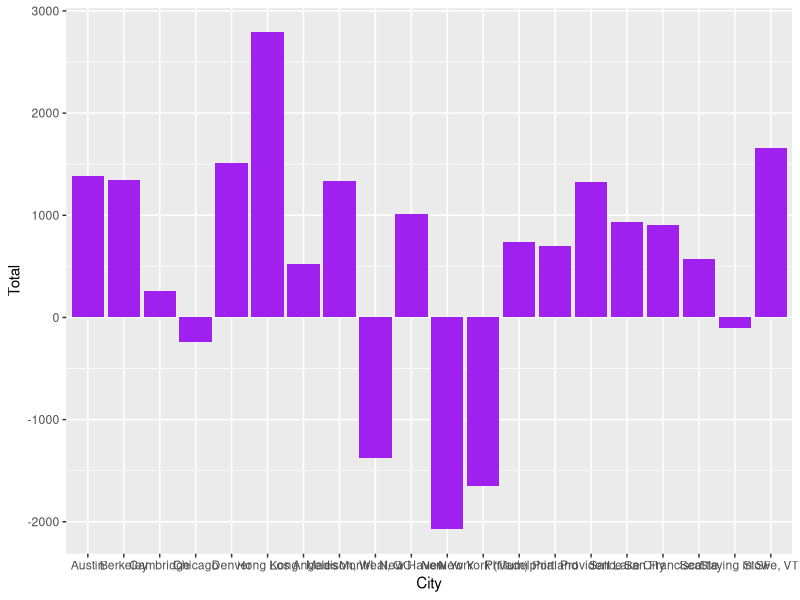

The R script that drew this image:
library(dplyr)
library(readr)
library(ggplot2)
setwd("~/Documents/HousingAnalysis/")

# States that I won't live in (because I know nobody at all)
# (Notably I don't think ill of these places, just they're not for me)
unacceptable_states <- c("FL", "GA", "AZ", "United States", "MO", "MD", "NC",
                         "OK", "KY", "LA", "AL", "NM", "NE", "SC", "AR", "KS",
                         "ID", "IA", "MS", "TN")

prices_df <- read_csv("Metro_ZORI_AllHomesPlusMultifamily_SSA.csv") %>%
  select(RegionName, SizeRank,`2019-03`) %>%
  mutate(state=gsub(".*, ", "", RegionName)) %>%
  filter(! state %in% unacceptable_states)

# ----------------------------------
# Constants for Analysis (Assuming all normalized 0 to 1 except rent, so $$$ units on 0-1 interval)
# COVID-era numbers
AVERAGE_RENT <- 3075 # Rent is actually 3075
HAPPY_COW_HITS <- -2000
PUBLIC_TRANSIT <- -1250
HIKE <- -400
FRIENDS <- -400
AUTOCRACY <- 1500 # i.e. moving to Hong Kong in particular, during autocratic decline
MUM_INDEPENDENCE <- 3000 # Living w Mum (tend to argue), and independence therein
FOREIGN <- 500
NO_MOVE_REQUIRED <- -1000
EAST_COAST <- -500
CONNOR <- -500
NEED_CAR <- 1000



# Reads in Google Sheet
housing_df <- read_csv("cities_to_live_in.csv") %>%
  select(-`Misc Notes`, -`Tech Salary Diff`)

# Normalises Data to 0-1 range
normalise<-function(m){
  (m - min(m))/(max(m)-min(m))
}
for(column in colnames(housing_df)) {
  if (column != "City") {
    print(column)
    housing_df[column] <- normalise(housing_df[column])
    print(housing_df[column])
  }
}

# Applies Utility Constants
housing_utility_df <- housing_df %>%
  mutate(`Average Rent`=AVERAGE_RENT*`Average Rent`,
         `Happy Cow Hits`=HAPPY_COW_HITS*`Happy Cow Hits`,
         `Public Transit`=PUBLIC_TRANSIT*`Public Transit`,
         `Walking Dist Hike`=HIKE*`Walking Dist Hike`,
         `Friends`=FRIENDS*`Friends`,
         `Autocracy`=AUTOCRACY*`Autocracy`,
         `Mum_Indpt`=MUM_INDEPENDENCE * `Mum_Indpt`,
         `Foreign Marker`=FOREIGN*`Foreign Marker`,
         `No Move Required`=NO_MOVE_REQUIRED*`No Move Required`,
         `East Coast Modifier`=EAST_COAST*`East Coast Modifier`,
         `Connor`=CONNOR*`Connor`,
         `Need Car`=NEED_CAR*`Need Car`
         ) %>%
  select(-City)
housing_utility_df$Total <- rowSums(housing_utility_df)
housing_utility_df$City <- housing_df$City

ggplot(housing_utility_df, aes(x=City, y=Total)) + geom_col(fill="purple")

